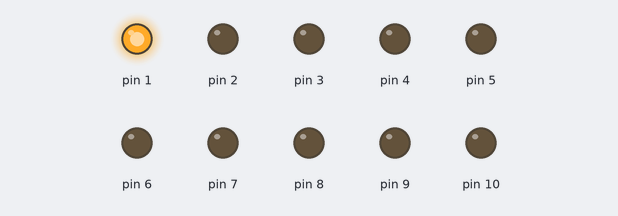
This sketch was run on a simulated Arduino Uno, built with avr-gcc and run on an emulated ATmega328P. On the bench: output pins drawn as LEDs (lit = HIGH).

Above: at 0.5 s.
At 2.5 s:
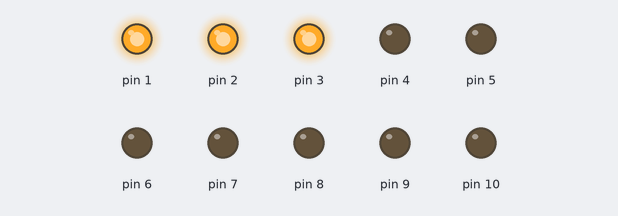
At 5.5 s:
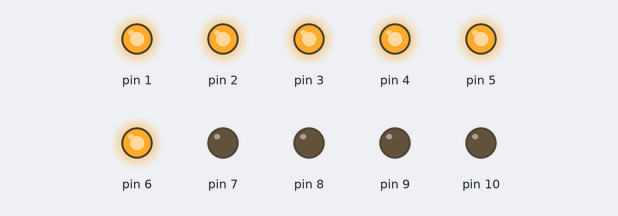
At 12.5 s:
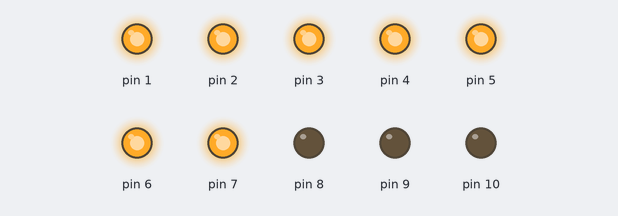
At 17.5 s:
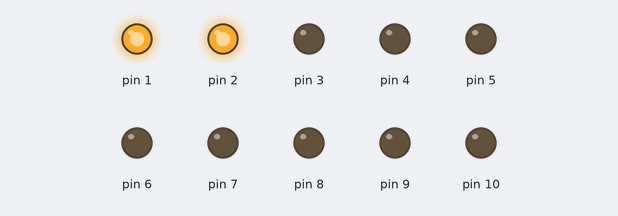
At 24.5 s:
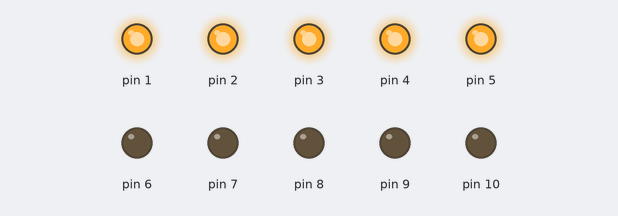
Timing chart, 0 to 26.0 s (numbered marks = the images above):
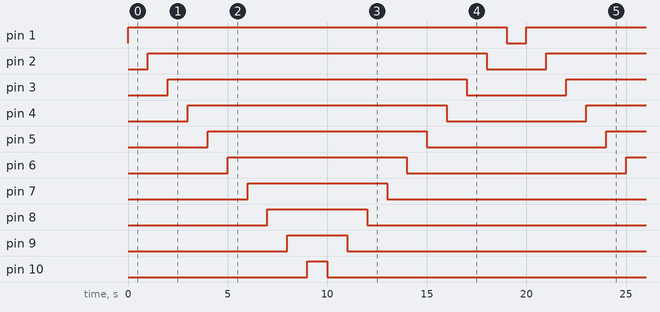

The sketch:

Ex2.ino
```cpp
void setup()
{
  for(int i = 1; i < 11;i++)
  	pinMode(i, OUTPUT);
}

void loop()
{
  for(int i = 1; i < 11;i++){
  		digitalWrite(i, HIGH);
  		delay(1000);
  }
  for(int i = 10; i> 0;i--){
  		digitalWrite(i, LOW);
      delay(1000);
  }
}
```

Measured:
- by itself, pin 1: alternates HIGH for 19.0 s and LOW for 1.0 s
- by itself, pin 2: alternates HIGH for 17.0 s and LOW for 3.0 s
- by itself, pin 3: alternates HIGH for 15.0 s and LOW for 5.0 s
- by itself, pin 4: alternates HIGH for 13.0 s and LOW for 7.0 s
- by itself, pin 5: alternates HIGH for 11.0 s and LOW for 9.0 s
- by itself, pin 6: alternates HIGH for 9.0 s and LOW for 11.0 s
- by itself, pin 7: alternates HIGH for 7.0 s and LOW for 13.0 s
- by itself, pin 8: alternates HIGH for 5.0 s and LOW for 15.0 s
